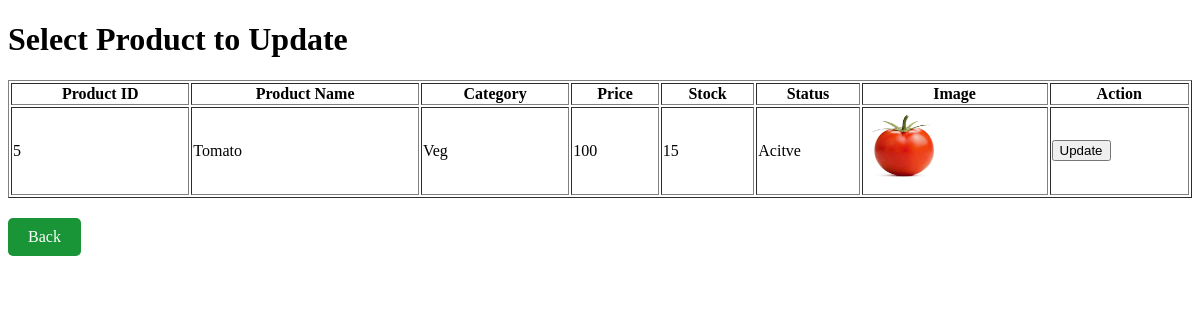
Page /Features/ProductManagement/Views/UpdateProduct.php on the committed database.
### tables this page shows
CREATE TABLE `allproducts` (
  `productID` int(11) NOT NULL,
  `productName` varchar(40) NOT NULL,
  `category` varchar(40) NOT NULL,
  `price` double NOT NULL,
  `stock` int(11) NOT NULL,
  `status` varchar(25) NOT NULL,
  `image` mediumblob NOT NULL
);

### Features/ProductManagement/Models/productModel.php (called while the page is built, shortened)
<?php
function getAllProduct(){
    $con=getConnection();
    $sql="select * from allproducts";
    $result=mysqli_query($con, $sql);
    return $result;
}
?>

### Features/ProductManagement/Views/UpdateProduct.php (the view, shortened to what this page needs)
<?php
require_once('../Models/productModel.php');
$product=null;
$res = getAllProduct();
?>
<!DOCTYPE html>
<html lang="en">
<head>
    <link rel="stylesheet" href="../Assets/UpdateProduct.css">
</head>
<body>
<div id="productsView">
<?php
if($product){
?>
    <h1>Update Product</h1>
    <div class="updateForm">
        <form method="POST" action="" enctype="multipart/form-data">
            <input type="hidden" name="productID" value="<?php echo $product['productID'];?>">
            <div class="formTitle">
                <label>Product Name:</label>
                <input type="text" name="productName" value="<?php echo $product['productName'];?>">
            </div>
            <div class="formTitle">
                <label>Category:</label>
                <input type="text" name="category" value="<?php echo $product['category'];?>">
            </div>
            <div class="formTitle">
                <label>Price:</label>
                <input type="number" name="price" value="<?php echo $product['price'];?>">
            </div>
            <div class="formTitle">
                <label>Stock:</label>
                <input type="text" name="stock" value="<?php echo $product['stock']; ?>" required>
            </div>
            <div class="formTitle">
                <label>Status:</label>
                <input type="text" name="status" value="<?php echo $product['status']; ?>" required>
            </div>
            <div class="formTitle">
                <label>Current Image:</label>
                <img src="../Assets/<?php echo $product['image']; ?>" height="80" width="80">
            </div>
            <div class="formTitle">
                <label>Upload New Image:</label>
                <input type="file" name="image">
            </div>
            <button type="submit" name="submit" class="submit" onclick="return confirm('Are you sure you want to update this product?')">Update Product</button>
            <a href="../../Dashboards/Views/Admin.php" class="cancel">Cancel</a>
        </form>
    </div>
    <?php
    }
    else{
    ?>
    <h1>Select Product to Update</h1>
    <table border="1" width="100%">
        <tr>
            <th>Product ID</th>
            <th>Product Name</th>
            <th>Category</th>
            <th>Price</th>
            <th>Stock</th>
            <th>Status</th>
            <th>Image</th>
            <th>Action</th>
        </tr>
        <?php
        if(mysqli_num_rows($res)> 0){
            while($row=mysqli_fetch_assoc($res)){
        ?>
        <tr>
            <td><?php echo $row['productID']?></td>
            <td><?php echo $row['productName']?></td>
            <td><?php echo $row['category']?></td>
            <td><?php echo $row['price']?></td>
            <td><?php echo $row['stock']?></td>
            <td><?php echo $row['status']?></td>
            <td>
                <img height="80" width="80" src="../Assets/<?php echo $row['image']?>">
            </td>
            <td>
                <a href="UpdateProduct.php?id=<?php echo $row['productID']?>">
                    <button id='updateButton'>Update</button>
                </a>
            </td>
        </tr>
        <?php
        }
    }
    else{
        echo "<tr><td colspan='8'>Products not found!</td></tr>";
    }
    ?>
    <?php
    }
    ?>
    </table>
    <a href="../../Dashboards/Views/Admin.php" id="back">Back</a>
</div>
</body>
</html>

### Features/ProductManagement/Assets/UpdateProduct.css (style rules this page uses)
#back { display: inline-block; margin-top: 20px; padding: 10px 20px; background-color: rgb(25, 148, 54); color: white; text-decoration: none; border-radius: 5px; }

### rows in the picture
allproducts: productID "5", productName "Tomato", category "Veg", price "100", stock "15", status "Acitve", image (picture)
